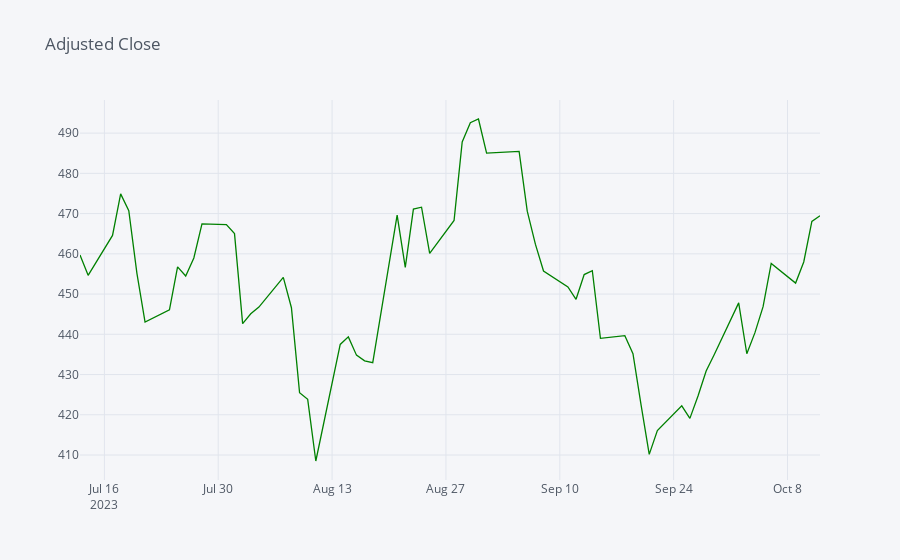

Source (notebook cell):
### Code cell
# Create and display an interactive line plot of NVDA's Adjusted Close Prices
stock_data['Adj Close'].iplot(title='Adjusted Close', colors=['green'])

### Figure 1 — Plotly figure (JSON) as saved in the notebook; plotly's stock layout.template omitted (floating-point values rounded to 4 significant figures)
{"data": [{"line": {"color": "rgba(0, 128, 0, 1.0)", "dash": "solid", "shape": "linear", "width": 1.3}, "mode": "lines", "name": "Adj Close", "text": "", "type": "scatter", "x": ["2023-07-13", "2023-07-14", "2023-07-17", "2023-07-18", "2023-07-19", "2023-07-20", "2023-07-21", "2023-07-24", "2023-07-25", "2023-07-26", "2023-07-27", "2023-07-28", "2023-07-31", "2023-08-01", "2023-08-02", "2023-08-03", "2023-08-04", "2023-08-07", "2023-08-08", "2023-08-09", "2023-08-10", "2023-08-11", "2023-08-14", "2023-08-15", "2023-08-16", "2023-08-17", "2023-08-18", "2023-08-21", "2023-08-22", "2023-08-23", "2023-08-24", "2023-08-25", "2023-08-28", "2023-08-29", "2023-08-30", "2023-08-31", "2023-09-01", "2023-09-05", "2023-09-06", "2023-09-07", "2023-09-08", "2023-09-11", "2023-09-12", "2023-09-13", "2023-09-14", "2023-09-15", "2023-09-18", "2023-09-19", "2023-09-20", "2023-09-21", "2023-09-22", "2023-09-25", "2023-09-26", "2023-09-27", "2023-09-28", "2023-09-29", "2023-10-02", "2023-10-03", "2023-10-04", "2023-10-05", "2023-10-06", "2023-10-09", "2023-10-10", "2023-10-11", "2023-10-12"], "y": [459.7, 454.7, 464.6, 474.9, 470.7, 455.2, 443.1, 446.1, 456.8, 454.5, 459.0, 467.5, 467.3, 465.0, 442.7, 445.1, 446.8, 454.1, 446.6, 425.5, 423.8, 408.5, 437.5, 439.4, 434.8, 433.4, 433.0, 469.6, 456.6, 471.1, 471.6, 460.1, 468.3, 487.8, 492.6, 493.5, 485.1, 485.4, 470.6, 462.4, 455.7, 451.8, 448.7, 454.9, 455.8, 439, 439.7, 435.2, 422.4, 410.2, 416.1, 422.2, 419.1, 424.7, 430.9, 435.0, 447.8, 435.2, 440.4, 446.9, 457.6, 452.7, 458.0, 468.1, 469.5]}], "layout": {"autosize": true, "legend": {"bgcolor": "#F5F6F9", "font": {"color": "#4D5663"}}, "paper_bgcolor": "#F5F6F9", "plot_bgcolor": "#F5F6F9", "title": {"font": {"color": "#4D5663"}, "text": "Adjusted Close"}, "xaxis": {"autorange": true, "gridcolor": "#E1E5ED", "range": ["2023-07-13", "2023-10-12"], "showgrid": true, "tickfont": {"color": "#4D5663"}, "title": {"font": {"color": "#4D5663"}, "text": ""}, "type": "date", "zerolinecolor": "#E1E5ED"}, "yaxis": {"autorange": true, "gridcolor": "#E1E5ED", "range": [403.8, 498.2], "showgrid": true, "tickfont": {"color": "#4D5663"}, "title": {"font": {"color": "#4D5663"}, "text": ""}, "type": "linear", "zerolinecolor": "#E1E5ED"}}}
